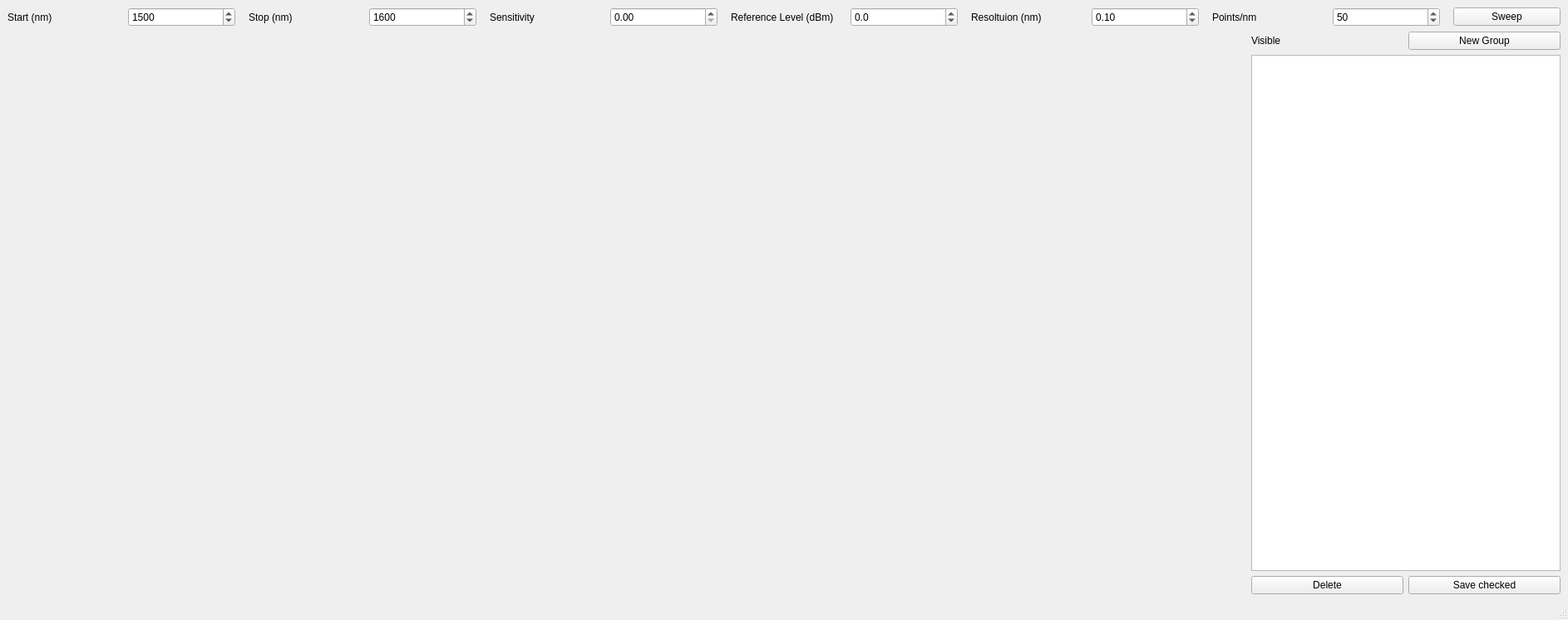
<?xml version="1.0" encoding="UTF-8"?>
<ui version="4.0">
 <class>MainWindow</class>
 <widget class="QMainWindow" name="MainWindow">
  <property name="geometry">
   <rect>
    <x>0</x>
    <y>0</y>
    <width>1886</width>
    <height>746</height>
   </rect>
  </property>
  <property name="windowTitle">
   <string>MainWindow</string>
  </property>
  <widget class="QWidget" name="centralwidget">
   <layout class="QVBoxLayout" name="verticalLayout_2">
    <item>
     <layout class="QHBoxLayout" name="horizontalLayout">
      <property name="spacing">
       <number>16</number>
      </property>
      <property name="sizeConstraint">
       <enum>QLayout::SetMaximumSize</enum>
      </property>
      <item>
       <widget class="QLabel" name="startWavlengthLabel">
        <property name="text">
         <string>Start (nm)</string>
        </property>
       </widget>
      </item>
      <item>
       <widget class="QDoubleSpinBox" name="startWavlengthDoubleSpinBox">
        <property name="decimals">
         <number>0</number>
        </property>
        <property name="minimum">
         <double>600.000000000000000</double>
        </property>
        <property name="maximum">
         <double>1750.000000000000000</double>
        </property>
        <property name="value">
         <double>1500.000000000000000</double>
        </property>
       </widget>
      </item>
      <item>
       <widget class="QLabel" name="stopWavelengthLabel">
        <property name="text">
         <string>Stop (nm)</string>
        </property>
       </widget>
      </item>
      <item>
       <widget class="QDoubleSpinBox" name="stopWavelengthDoubleSpinBox">
        <property name="decimals">
         <number>0</number>
        </property>
        <property name="minimum">
         <double>600.000000000000000</double>
        </property>
        <property name="maximum">
         <double>1750.000000000000000</double>
        </property>
        <property name="value">
         <double>1600.000000000000000</double>
        </property>
       </widget>
      </item>
      <item>
       <widget class="QLabel" name="sensitivityLabel">
        <property name="text">
         <string>Sensitivity</string>
        </property>
       </widget>
      </item>
      <item>
       <widget class="QDoubleSpinBox" name="sensitivityDoubleSpinBox"/>
      </item>
      <item>
       <widget class="QLabel" name="referenceLevelLabel">
        <property name="text">
         <string>Reference Level (dBm)</string>
        </property>
       </widget>
      </item>
      <item>
       <widget class="QDoubleSpinBox" name="referenceLevelDoubleSpinBox">
        <property name="decimals">
         <number>1</number>
        </property>
        <property name="minimum">
         <double>-90.000000000000000</double>
        </property>
        <property name="maximum">
         <double>20.000000000000000</double>
        </property>
        <property name="singleStep">
         <double>0.100000000000000</double>
        </property>
       </widget>
      </item>
      <item>
       <widget class="QLabel" name="resoltuionNmLabel">
        <property name="text">
         <string>Resoltuion (nm)</string>
        </property>
       </widget>
      </item>
      <item>
       <widget class="QDoubleSpinBox" name="resoltuionNmDoubleSpinBox">
        <property name="minimum">
         <double>0.010000000000000</double>
        </property>
        <property name="maximum">
         <double>2.000000000000000</double>
        </property>
        <property name="singleStep">
         <double>0.100000000000000</double>
        </property>
        <property name="value">
         <double>0.100000000000000</double>
        </property>
       </widget>
      </item>
      <item>
       <widget class="QLabel" name="PointsNmlabel">
        <property name="text">
         <string>Points/nm</string>
        </property>
       </widget>
      </item>
      <item>
       <widget class="QSpinBox" name="PointsNmspinBox">
        <property name="minimum">
         <number>1</number>
        </property>
        <property name="maximum">
         <number>100</number>
        </property>
        <property name="value">
         <number>50</number>
        </property>
       </widget>
      </item>
      <item>
       <widget class="QPushButton" name="SweepPushButton">
        <property name="text">
         <string>Sweep</string>
        </property>
        <property name="icon">
         <iconset>
          <normaloff>Icons/icons8-play-50.png</normaloff>Icons/icons8-play-50.png</iconset>
        </property>
        <property name="iconSize">
         <size>
          <width>32</width>
          <height>32</height>
         </size>
        </property>
       </widget>
      </item>
     </layout>
    </item>
    <item>
     <layout class="QHBoxLayout" name="horizontalLayout_2"/>
    </item>
    <item>
     <layout class="QHBoxLayout" name="horizontalLayout_4" stretch="4,1">
      <item>
       <widget class="PlotWidget" name="plotWidget" native="true">
        <property name="sizePolicy">
         <sizepolicy hsizetype="Expanding" vsizetype="Preferred">
          <horstretch>0</horstretch>
          <verstretch>0</verstretch>
         </sizepolicy>
        </property>
       </widget>
      </item>
      <item>
       <layout class="QHBoxLayout" name="horizontalLayout_3" stretch="1">
        <item>
         <layout class="QVBoxLayout" name="verticalLayout">
          <item>
           <layout class="QHBoxLayout" name="horizontalLayout_7">
            <item>
             <widget class="QLabel" name="label">
              <property name="text">
               <string>Visible</string>
              </property>
             </widget>
            </item>
            <item>
             <widget class="QPushButton" name="NewGroupPushButton">
              <property name="text">
               <string>New Group</string>
              </property>
              <property name="icon">
               <iconset>
                <normaloff>Icons/addition-color-icon.png</normaloff>Icons/addition-color-icon.png</iconset>
              </property>
              <property name="iconSize">
               <size>
                <width>24</width>
                <height>24</height>
               </size>
              </property>
             </widget>
            </item>
           </layout>
          </item>
          <item>
           <widget class="QTreeView" name="treeView">
            <property name="sizePolicy">
             <sizepolicy hsizetype="Expanding" vsizetype="Expanding">
              <horstretch>0</horstretch>
              <verstretch>0</verstretch>
             </sizepolicy>
            </property>
           </widget>
          </item>
          <item>
           <layout class="QHBoxLayout" name="horizontalLayout_6">
            <item>
             <widget class="QPushButton" name="DeletePushButton">
              <property name="text">
               <string>Delete</string>
              </property>
              <property name="icon">
               <iconset>
                <normaloff>Icons/delete-icon.png</normaloff>Icons/delete-icon.png</iconset>
              </property>
              <property name="iconSize">
               <size>
                <width>32</width>
                <height>32</height>
               </size>
              </property>
             </widget>
            </item>
            <item>
             <widget class="QPushButton" name="SavePushButton">
              <property name="text">
               <string>Save checked</string>
              </property>
              <property name="icon">
               <iconset>
                <normaloff>Icons/icons8-save-96.png</normaloff>Icons/icons8-save-96.png</iconset>
              </property>
              <property name="iconSize">
               <size>
                <width>32</width>
                <height>32</height>
               </size>
              </property>
             </widget>
            </item>
           </layout>
          </item>
          <item>
           <layout class="QHBoxLayout" name="horizontalLayout_5"/>
          </item>
         </layout>
        </item>
       </layout>
      </item>
     </layout>
    </item>
   </layout>
  </widget>
  <widget class="QMenuBar" name="menubar">
   <property name="geometry">
    <rect>
     <x>0</x>
     <y>0</y>
     <width>1886</width>
     <height>39</height>
    </rect>
   </property>
  </widget>
  <widget class="QStatusBar" name="statusbar"/>
 </widget>
 <customwidgets>
  <customwidget>
   <class>PlotWidget</class>
   <extends>QWidget</extends>
   <header>pyqtgraph</header>
   <container>1</container>
  </customwidget>
 </customwidgets>
 <resources/>
 <connections/>
</ui>
